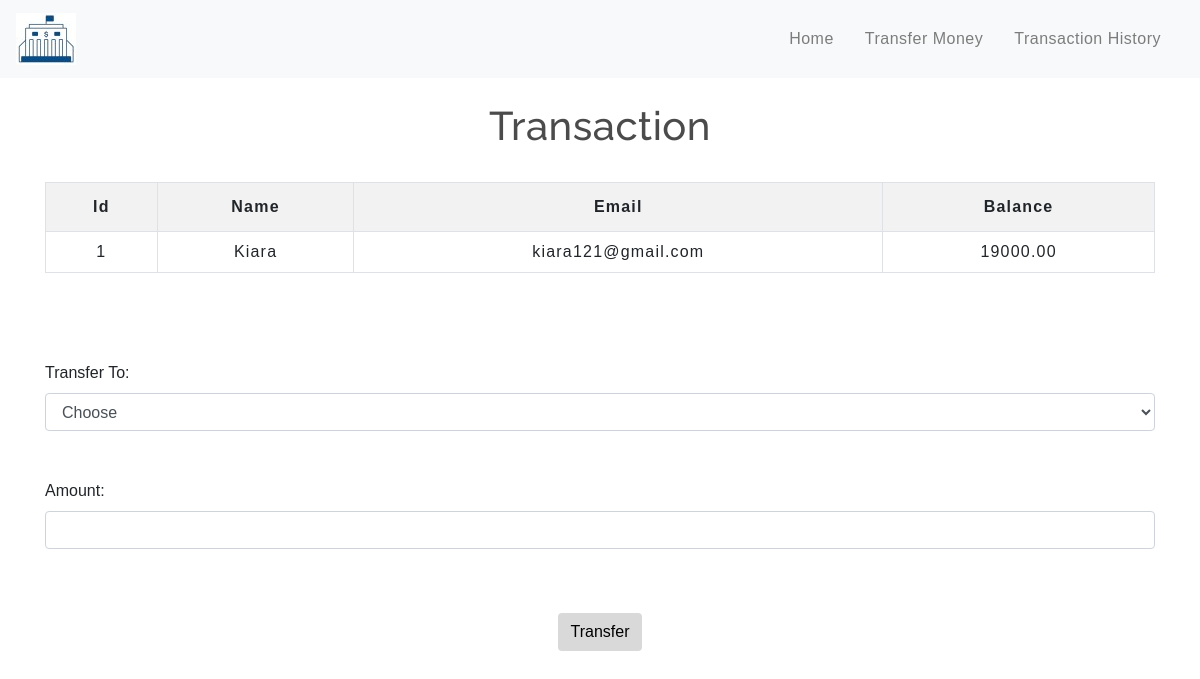
Screenshot of /selecteduserdetail.php?id=1 with the database file from the repository.
### tables this page shows
CREATE TABLE `users` (
  `user_id` int(11) NOT NULL,
  `Account Number` int(11) NOT NULL,
  `Name` varchar(255) NOT NULL,
  `Email` varchar(255) NOT NULL,
  `Current Balance` decimal(10,2) DEFAULT 0.00
);

### selecteduserdetail.php (the view, shortened to what this page needs)
<!DOCTYPE html>
<html lang="en">
<head>
    <link rel="stylesheet" href="https://maxcdn.bootstrapcdn.com/bootstrap/4.0.0/css/bootstrap.min.css">
    <link rel="stylesheet" type="text/css" href="css/table.css">
    <link rel="stylesheet" type="text/css" href="css/navbar.css">
</head>
<body>
    <?php include 'navbar.php'; ?>
    <div class="container">
        <h2 class="text-center pt-4">Transaction</h2>
        <?php
        include 'includes/config.php';
        $sid = $_GET['id'];
        $sql = "SELECT * FROM  users where user_id=$sid";
        $result = mysqli_query($conn, $sql);
        $rows = mysqli_fetch_assoc($result);
        ?>
        <form method="post" name="tcredit" class="tabletext"><br>
            <div>
                <table class="table table-striped table-condensed table-bordered">
                    <tr>
                        <th class="text-center">Id</th>
                        <th class="text-center">Name</th>
                        <th class="text-center">Email</th>
                        <th class="text-center">Balance</th>
                    </tr>
                    <tr>
                        <td class="py-2"><?php echo $rows['user_id'] ?></td>
                        <td class="py-2"><?php echo $rows['Name'] ?></td>
                        <td class="py-2"><?php echo $rows['Email'] ?></td>
                        <td class="py-2"><?php echo $rows['Current Balance'] ?></td>
                    </tr>
                </table>
            </div>
            <br><br><br>
            <label>Transfer To:</label>
            <select name="to" class="form-control" required>
                <option value="" disabled selected>Choose</option>
            </select>
            <br>
            <br>
            <label>Amount:</label>
            <input type="number" class="form-control" name="amount" required>
            <br><br>
            <div class="text-center">
                <button class="btn mt-3" name="submit" type="submit" id="myBtn">Transfer</button>
            </div>
        </form>
    </div>
</body>
</html>

### Css/table.css (style rules this page uses)
* { padding: 0; margin: 0; box-sizing: border-box; font-family: sans-serif; }
h2 { font-size: 40px; }
table { letter-spacing: 1.2px; }
td { text-align: center; }
button { border:none; background: #06dd23; transition: 1s; }

### Css/navbar.css (style rules this page uses)
h2 { color: #4C4B4B; letter-spacing: 0.5px; font-family: raleway; }

### selecteduserdetail.php (style rules this page uses)
button { border: none; background: #d9d9d9; }

### rows the page displays
users: user "1", Name "Kiara", Email "kiara121@gmail.com", Current Balance "19000.00"
